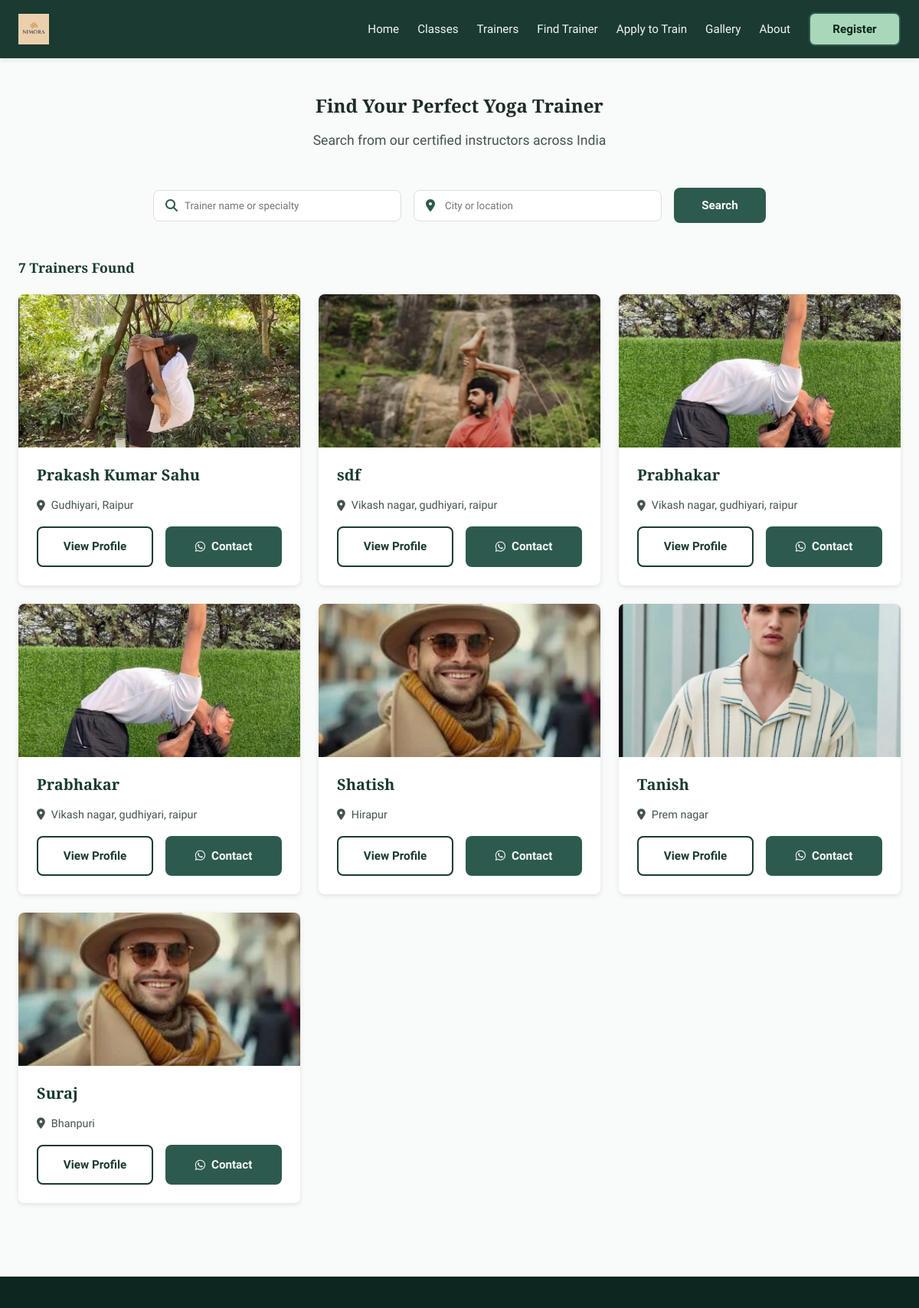
Page /trainer/search/ (upper part) on the earlier database version.
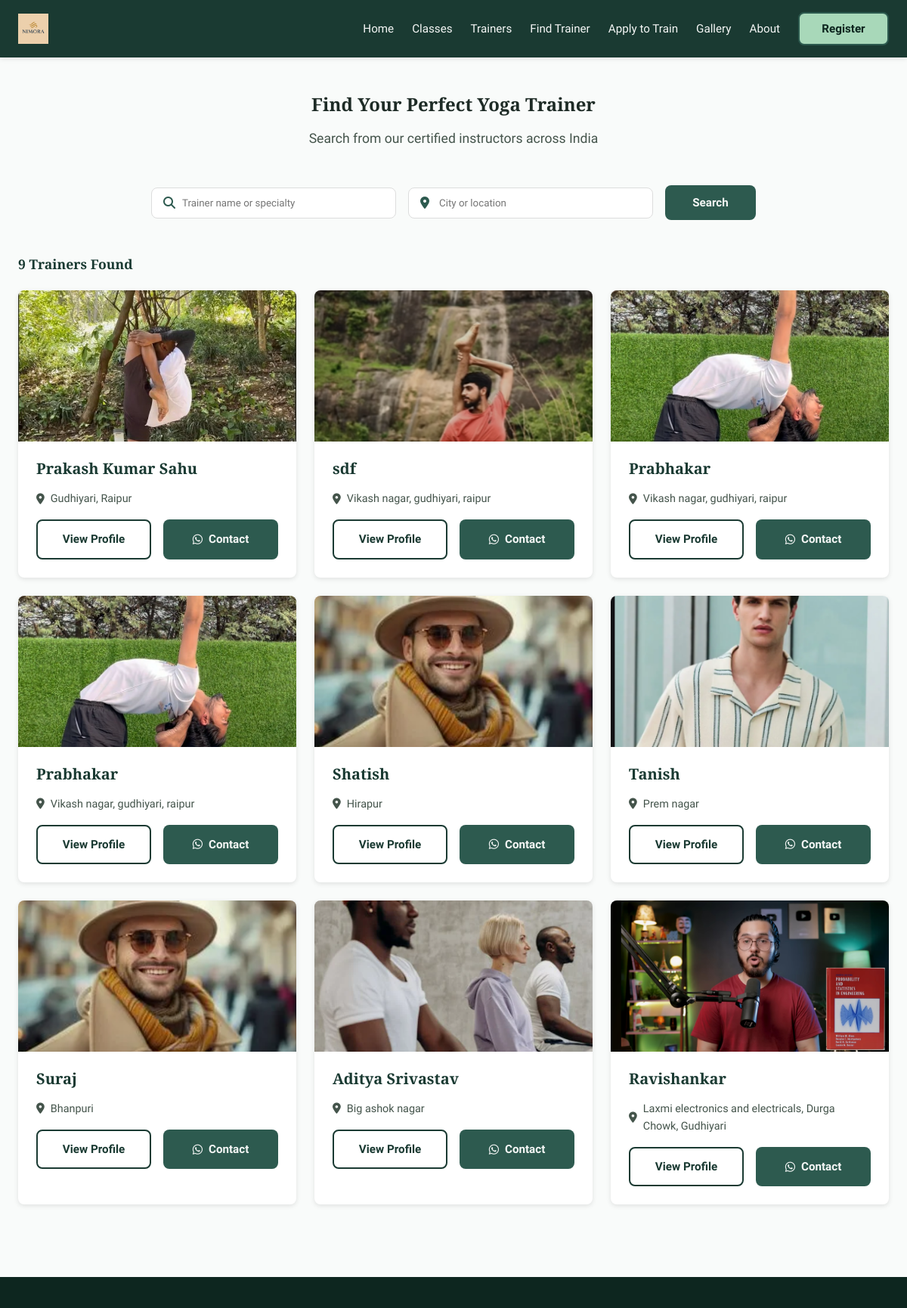
Same page on the later database version.
### trainer/models.py (models this page shows, shortened)
class TrainerProfile(models.Model):
    name = models.CharField(max_length=100)
    phone = models.CharField(max_length=15, blank=True, null=True)
    profile_image = models.ImageField(upload_to='trainers/')
    social_media_links = models.JSONField(default=dict, blank=True,null=True)
    location = models.CharField(max_length=100)
    specialty = models.CharField(max_length=100,blank=True)
    yoga_types = models.ManyToManyField(YogaType)
    years_experience = models.PositiveIntegerField(default=1)
    bio = models.TextField()
    is_approved = models.BooleanField(default=False)
    @property
    def average_rating(self):
        return 4.5  # Example value

### trainer/views.py (the view)
# urls.py: path('search/', views.search, name='search'),
def search(request):
    name_query = request.GET.get('name', '').strip()
    location_query = request.GET.get('location', '').strip()
    trainers = TrainerProfile.objects.all()
    if name_query:
        trainers = trainers.filter(
            Q(name__icontains=name_query) |
            Q(specialty__icontains=name_query)
        )
    if location_query:
        trainers = trainers.filter(location__icontains=location_query)
    return render(request, 'trainer/search.html', {
        'trainers': trainers,
        'name': name_query,
        'location': location_query
    })

### templates/trainer/search.html (shortened to what this page needs)
{% extends "base.html" %}
{% load static %}
{% block extra_css %}
<link rel="stylesheet" href="{% static 'css/trainer/search.css' %}?v=1.0">
{% endblock %}
{% block content %}
<section class="search-section">
    <div class="container">
        <div class="section-header">
            <h1>Find Your Perfect Yoga Trainer</h1>
            <p class="section-subtitle">Search from our certified instructors across India</p>
        </div>
        <form method="get" action="{% url 'search' %}" class="search-form">
            <div class="form-group">
                <div class="search-input">
                    <i class="fas fa-search"></i>
                    <input type="text" name="name" placeholder="Trainer name or specialty" value="{{ name_query }}">
                </div>
                <div class="search-input">
                    <i class="fas fa-map-marker-alt"></i>
                    <input type="text" name="location" placeholder="City or location" value="{{ location_query }}">
                </div>
                <button type="submit" class="btn btn-primary">Search</button>
            </div>
        </form>
        <div class="search-results">
            {% if trainers %}
                <h2 class="results-count">{{ trainers|length }} Trainer{{ trainers|pluralize }} Found</h2>
                <div class="trainers-grid">
                    {% for trainer in trainers %}
                    <div class="trainer-card">
                        <div class="trainer-image">
                            <img src="{% if trainer.profile_image %}{{ trainer.profile_image.url }}{% else %}{% static 'media/default-profile.png' %}{% endif %}"
                                 alt="{{ trainer.name }}" loading="lazy">
                        </div>
                        <div class="trainer-info">
                            <h3>{{ trainer.name }}</h3>
                            <div class="location">
                                <i class="fas fa-map-marker-alt"></i>
                                {{ trainer.location }}
                            </div>
                            <div class="trainer-actions">
                                <a href="/trainer/{{ trainer.id }}/" class="btn btn-outline">View Profile</a>
                               <a href="https://wa.me/{% if trainer.phone|length == 10 %}91{{ trainer.phone }}{% else %}{{ trainer.phone }}{% endif %}?text=Hi%20{{ trainer.name|urlencode }}%2C%20I%20found%20your%20profile%20on%20NimoraYogaverse..."
                                    class="btn btn-primary" target="_blank">
                                    <i class="fab fa-whatsapp"></i> Contact
                                </a>
                            </div>
                        </div>
                    </div>
                    {% endfor %}
                </div>
            {% else %}
                <div class="no-results">
                    <img src="{% static 'media/no-results.svg' %}" alt="No results found" width="200">
                    <h3>No trainers found matching your criteria</h3>
                    <p>Try adjusting your search filters or <a href="{% url 'search' %}">view all trainers</a></p>
                </div>
            {% endif %}
        </div>
    </div>
</section>
{% endblock %}

Differences in the rows shown:
added TrainerProfile: profile_image (picture), name "Aditya Srivastav", location "Big ashok nagar"
added TrainerProfile: profile_image (picture), name "Ravishankar", location "Laxmi electronics and electricals, Durga Chowk, Gudhiyari"
Other differences:
{{ trainers|length }}: "7" → "9"
